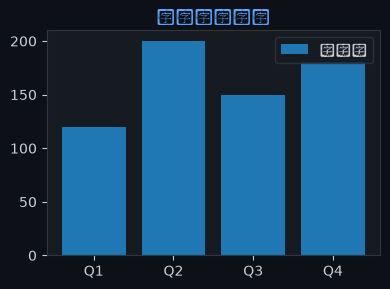

Source code (Python):

import matplotlib
matplotlib.use('Agg')
import matplotlib.pyplot as plt
import json, base64, os

chart = json.loads('''{"chartType":"bar","title":{"literalString":"各季度销售额"},"labels":["Q1","Q2","Q3","Q4"],"datasets":[{"label":"销售额","data":[120,200,150,180]}],"sizes":{"width":400,"height":300}}''')

fig, ax = plt.subplots(figsize=(400/100, 300/100))
fig.patch.set_facecolor('#0d1117')
ax.set_facecolor('#161b22')
ax.tick_params(colors='#c9d1d9')
ax.xaxis.label.set_color('#c9d1d9')
ax.yaxis.label.set_color('#c9d1d9')
ax.title.set_color('#58a6ff')
for spine in ax.spines.values(): spine.set_color('#30363d')

labels = ["Q1","Q2","Q3","Q4"]
datasets = [{"label":"销售额","data":[120,200,150,180]}]
chartType = "bar"

if chartType == 'pie':
    wedges, texts, autotexts = ax.pie(datasets[0]['data'], labels=labels, autopct='%1.1f%%',
        colors=['#238636','#1f6feb','#d29922','#f85149','#a371f7','#3fb950'],
        textprops={'color':'#c9d1d9'})
else:
    for ds in datasets:
        color = ds.get('color', None)
        if chartType == 'bar':
            ax.bar(labels, ds['data'], label=ds['label'])
        elif chartType == 'line':
            ax.plot(labels, ds['data'], marker='o', label=ds['label'])
    ax.legend(facecolor='#161b22', edgecolor='#30363d', labelcolor='#c9d1d9')

ax.set_title(chart.get('title',{}).get('literalString',''), color='#58a6ff', fontsize=12)
plt.tight_layout()
plt.savefig("/Users/wisonzhu/projects/ag-ui-demo/.tmp/chart_6z5ndb.png", dpi=100, bbox_inches='tight', facecolor='#0d1117')
